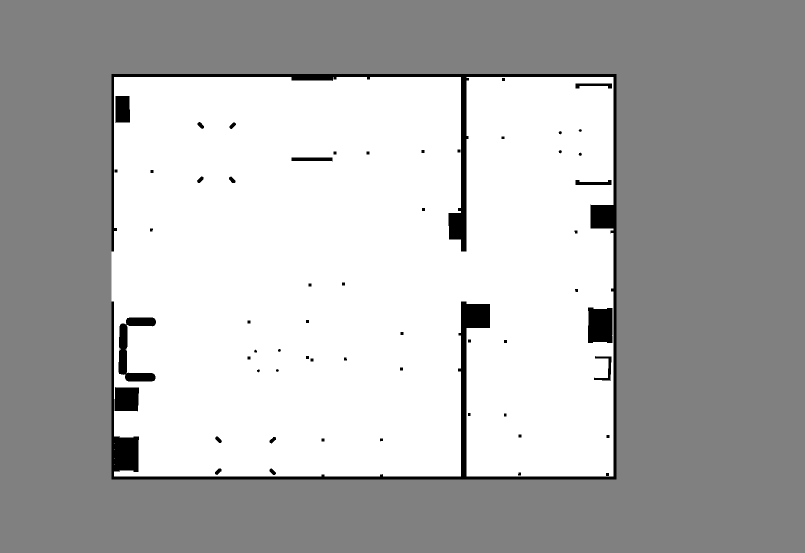
#> input picture src/Hardware/justina_description/webots_env/environments/maps/E03_C2_04/map_E03_C2_04_nav.png, 1610 x 1106 px, given in place of map_E01_C2_02.png, which was not available (shown at 1/2 size)
$ python validate_metric.py
#> lines starting #> are read from the running program, lines starting #| are printed output that depends on the picture; after the words box and inside, x2 and y2 are one past the last pixel; in counts of white or black regions, pixels touching at a corner belong together; pictures that were not available may be replaced by others from this repository, and a replacement may not be noted
#!/usr/bin/env python3
import csv
import sys
from pathlib import Path

import numpy as np
import ot
import pandas as pd
from PIL import Image
from scipy.ndimage import distance_transform_edt
from scipy.stats import spearmanr

MAPS_BASE = Path(__file__).resolve().parent.parent.parent / "environments" / "maps"
SIM_DIR = Path(__file__).resolve().parent / "similarity"
CSV_FILE = SIM_DIR / "wasserstein_distances_sinkhorn_mean.csv"
BEHAV_FILE = SIM_DIR / "behavioral_results.csv"

def load_grid(env):
#> called with env = 'E01_C2_02'
    return np.array(Image.open(MAPS_BASE / env / f"map_{env}.png"))
#> returned value is the input picture: shape (1106, 1610); min 0, max 255, mean 178.9

def occupied_points(grid, resolution=0.01):
#> called with resolution = 0.01
    rows, cols = np.where(grid == 0)
    cx, cy = grid.shape[1] / 2.0, grid.shape[0] / 2.0
#> cx = 805; cy = 553
    return np.column_stack([(cols-cx)*resolution, (cy-rows)*resolution]).astype(np.float64)

def subsample(pts, n=4000, rng=None):
#> call 2 of load_grid, with env = 'E02_C2_03'
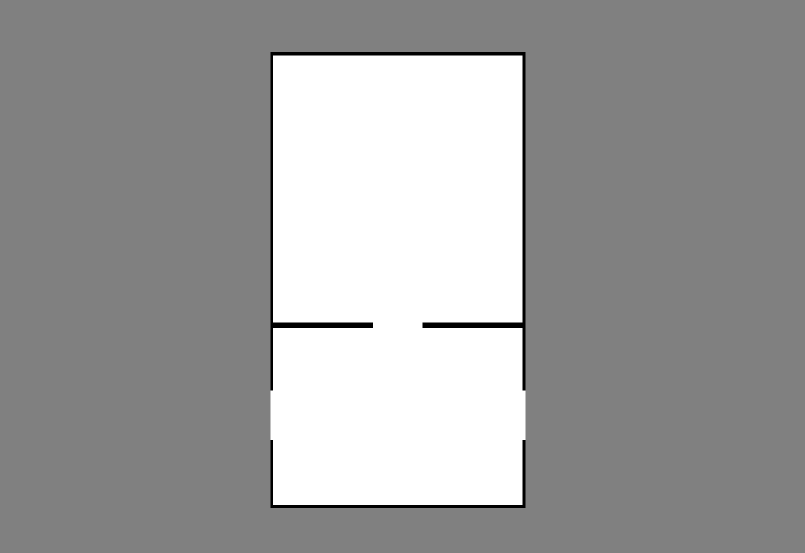
#> input picture src/Hardware/justina_description/webots_env/environments/maps/E04_C2_06/map_E04_C2_06.png, 1610 x 1106 px, given in place of map_E02_C2_03.png, which was not available (shown at 1/2 size)
#> in load_grid, returned value is the input picture: shape (1106, 1610); min 0, max 255, mean 158.3
#> `pts_dict = {e: subsample(occupied_points(load_grid(e))) for e in envs}`: pts_dict = 4 items
    if len(pts) <= n: return pts
    if rng is None: rng = np.random.default_rng(0)
    return pts[rng.choice(len(pts), n, replace=False)]

def w_dist(a, b, reg=0.001, iters=200):
    M = ot.dist(a, b, metric="euclidean")
    M = M / M.max()
    ua = np.ones(len(a)) / len(a)
    ub = np.ones(len(b)) / len(b)
    return ot.sinkhorn2(ua, ub, M, reg, numItermax=iters)

def check_sanity(pts_dict):
    print("=== Test 1: Sanity (Identity & Symmetry) ===")
    envs = list(pts_dict.keys())
#> envs = ['E01_C2_02', 'E02_C2_03', 'E03_C2_04', 'E04_C2_06']
    passed = True
    for e in envs[:3]:
        d = w_dist(pts_dict[e], pts_dict[e])
        if d > 1e-2: passed = False
        print(f"  d({e[:4]}, {e[:4]}) = {d:.2e} (Expected ~0)")
#> this loop made 1 pass
#> e on pass 1: 'E01_C2_02'
#> (the call stopped at in w_dist, `M = ot.dist(a, b, metric="euclidean")`: ot is not available in this run)
    for i in range(min(3, len(envs))):
        a, b = envs[i], envs[(i+1)%len(envs)]
        d_ab = w_dist(pts_dict[a], pts_dict[b])
        d_ba = w_dist(pts_dict[b], pts_dict[a])
        if abs(d_ab - d_ba) > 1e-2: passed = False
        print(f"  |d({a[:4]},{b[:4]}) - d({b[:4]},{a[:4]})| = {abs(d_ab-d_ba):.2e} (Expected ~0)")
    print(f"  Status: {'PASS' if passed else 'FAIL'}\n")

def check_monotonicity(env, ks=[0, 10, 40, 160]):
#> called with env = 'E01_C2_02'
    print(f"=== Test 2: Monotonicity (Env {env[:4]}) ===")
    grid0 = load_grid(env)
    pts0 = subsample(occupied_points(grid0))
#> pts0 = 4000 pairs, first value -5.82 to 4.27, second value -4.05 to 4.05
    results = []

    # Perturbation (add obstacles)
    free = (grid0 == 255)
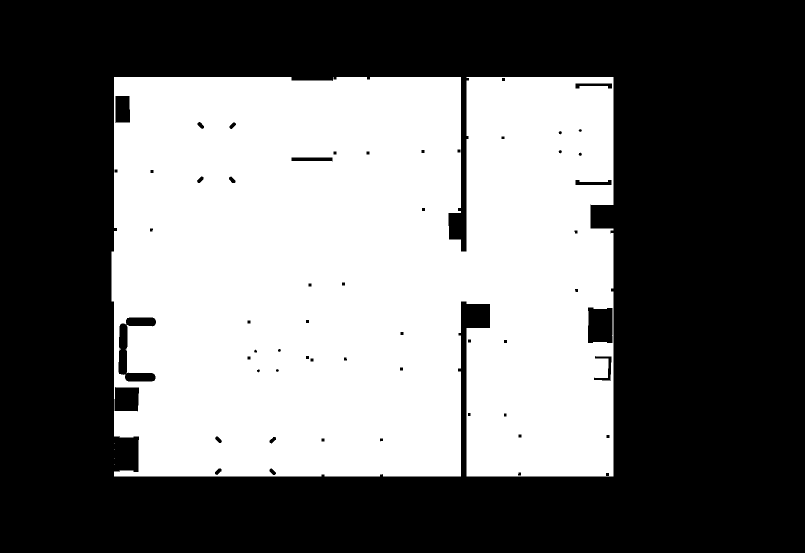
#> free: shape (1106, 1610) bool (shown at 1/2 size); 43% white; 5 white regions (4 under 20 px), largest, box (x1, y1, x2, y2) and area: (223, 154, 1227, 953) 766268
    dist = distance_transform_edt(free)
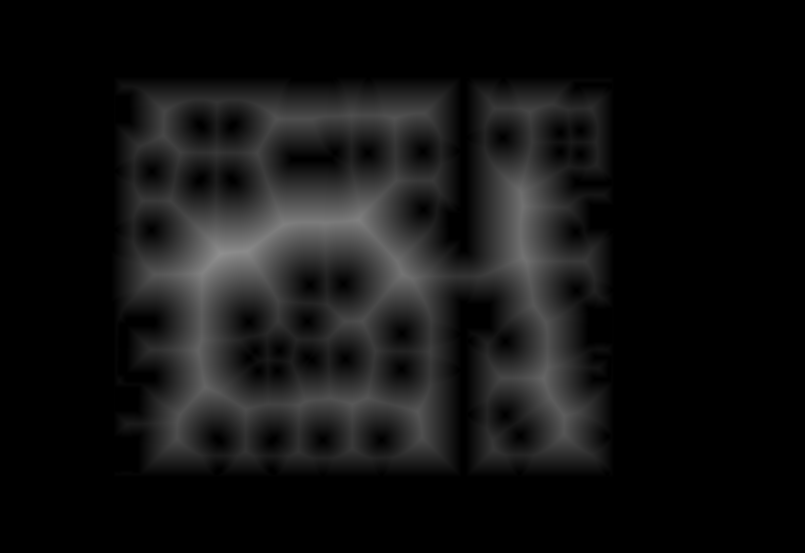
#> dist: shape (1106, 1610) float64 (shown at 1/2 size); min 0, max 143.9, mean 18.4
    candidates = np.argwhere(dist >= 8)
#> candidates = 704072 pairs, first value 161 to 945, second value 230 to 1219

    for k in ks:
        rng = np.random.default_rng(42)
        if k > 0 and len(candidates) >= k:
            grid_k = grid0.copy()
            idx = rng.choice(len(candidates), k, replace=False)
            for i in idx:
                grid_k[candidates[i][0], candidates[i][1]] = 0
            pts_k = subsample(occupied_points(grid_k), rng=rng)
            d = w_dist(pts0, pts_k)
        else:
            d = 0.0
        results.append(d)
        print(f"  Added {k:3d} obstacles -> d = {d:.4f}")
#> after the loop, results = [0]

    mono = all(results[i] <= results[i+1] + 1e-4 for i in range(len(results)-1))
    print(f"  Status: {'PASS' if mono else 'FAIL'}\n")

def check_behavioral():
    print("=== Test 3: Behavioral Correlation ===")
    if not CSV_FILE.exists() or not BEHAV_FILE.exists():
        print("  SKIP: Missing CSV files.\n")
        return

    with open(CSV_FILE, 'r') as f:
        reader = csv.reader(f)
        header = next(reader)
        D = np.array([[float(x) for x in row] for row in reader])

    df = pd.read_csv(BEHAV_FILE)
    idx = {e: i for i, e in enumerate(header)}
    trained = df[df["trained_on"]]["scenario"].tolist()

    rows = []
    for _, row in df[~df["trained_on"]].iterrows():
        t = row["scenario"]
        d_vals = [D[idx[s], idx[t]] for s in trained]
        rows.append({"scenario": t, "d_min": min(d_vals), "d_mean": np.mean(d_vals), "success": row["success_rate"]})
        print(f"  {t[:4]}: d_mean={np.mean(d_vals):.4f} -> success={row['success_rate']:.2f}")

    d_mean = [r["d_mean"] for r in rows]
    succ = [r["success"] for r in rows]
    rho, p = spearmanr(d_mean, succ)

    print(f"  Spearman rho = {rho:+.3f} (p={p:.4f})")
    print(f"  Status: {'PASS' if rho < -0.6 and p < 0.1 else 'WEAK'}\n")

if __name__ == "__main__":
    # Prepare data
    envs = ['E01_C2_02', 'E02_C2_03', 'E03_C2_04', 'E04_C2_06']
    print("Cargando mapas...")
    pts_dict = {e: subsample(occupied_points(load_grid(e))) for e in envs}

    # Execute tests
    check_sanity(pts_dict)
    check_monotonicity('E01_C2_02')
#> (the call stopped at in w_dist, `M = ot.dist(a, b, metric="euclidean")`: ot is not available in this run)
    check_behavioral()
